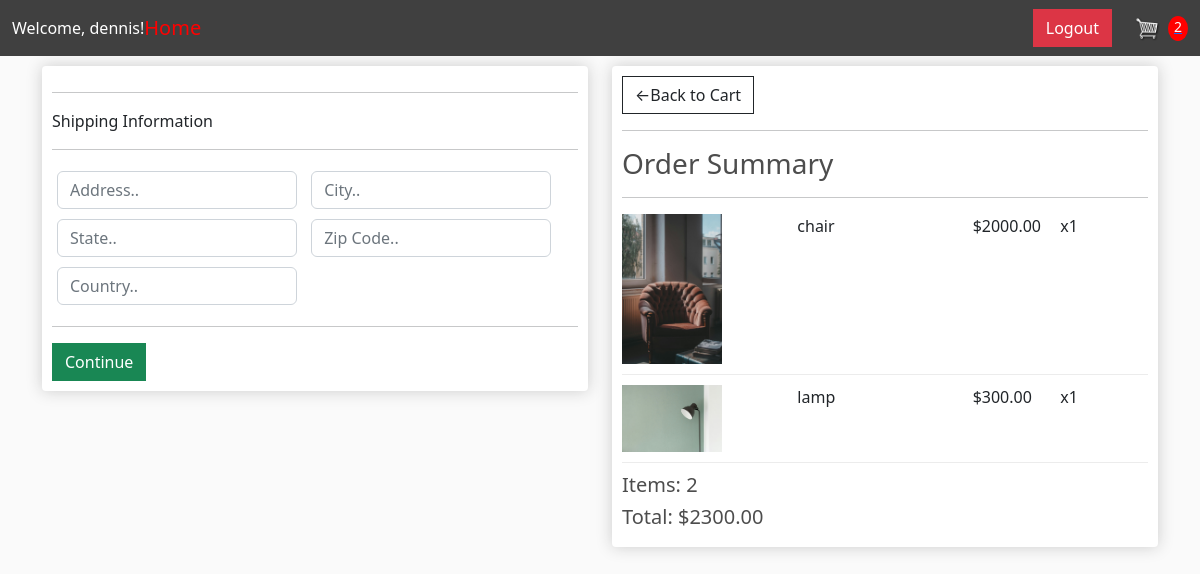
Before: /checkout/ (signed in) with the older database file.
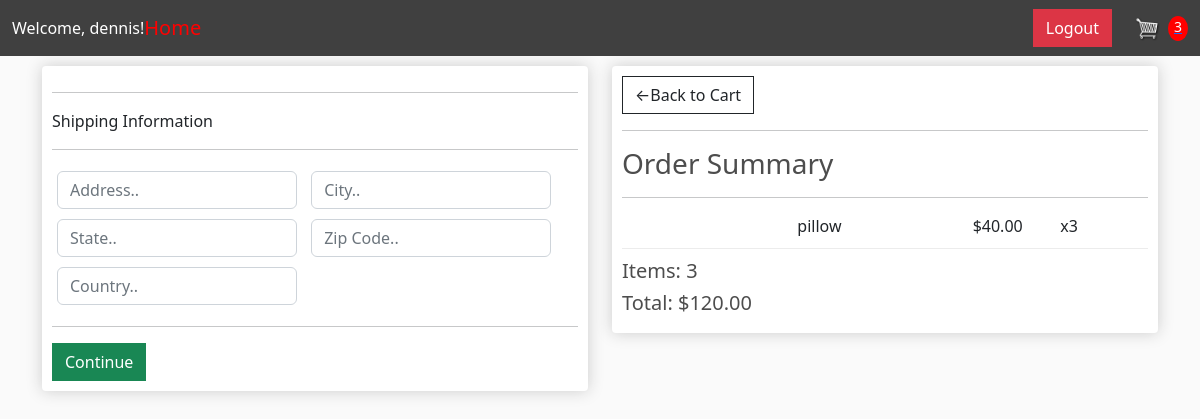
After: the same page with the newer database file.
### store/models.py (models this page shows, shortened)
class OrderItem(models.Model):
    product = models.ForeignKey(Product, on_delete=models.SET_NULL, null=True, blank=True)
    order = models.ForeignKey(Order,on_delete=models.SET_NULL,null=True,blank=True)
    quantity = models.IntegerField(default=0, null=True, blank=True)
    date_added = models.DateTimeField(auto_now_add=True)
    @property
    def get_total(self):
        total = self.product.price * self.quantity
        return total

class Product(models.Model):
    name = models.CharField(max_length=200, null= True)
    price = models.FloatField()
    digital = models.BooleanField(default= False, null=True, blank= True)
    image = models.ImageField(null=True, blank=True)
    @property
    def imageURL(self):
        try:
            url = self.image.url
        except:
            url = ''
        return url

class Order(models.Model):
    customer = models.ForeignKey(Customer, on_delete=models.SET_NULL, null=True, blank=True)
    date_ordered = models.DateTimeField(auto_now_add= True)
    complete = models.BooleanField(default= False,null= True, blank= False)
    transaction_id = models.CharField(max_length=100, null= True)
    @property
    def shipping(self):
        shipping = False
        orderitems = self.orderitem_set.all()
        for i in orderitems:
            if i.product.digital == False:
                shipping = True
            return shipping
    @property
    def get_cart_total(self):
        orderitems = self.orderitem_set.all()
        total = sum([item.get_total for item in orderitems])
        return total
    @property
    def get_cart_items(self):
        orderitems = self.orderitem_set.all()
        total = sum([item.quantity for item in orderitems])
        return total

### store/views.py (the view)
# urls.py: path('checkout/', views.checkout, name="checkout"),
@login_required
def checkout(request):
    user = request.user
    if not hasattr(user, 'customer'):
        Customer.objects.create(user=user, name=user.username, email=user.email)
    if request.user.is_authenticated:
        customer = request.user.customer
        order, created = Order.objects.get_or_create(customer=customer, complete=False)
        items = order.orderitem_set.all()
        cartItems = order.get_cart_items
    else:
        items = []
        order = {'get_cart_total':0, 'get_cart_items':0, 'shipping': False}
        cartItems = order['get_cart_items']
    context = {'items':items, 'order':order, 'cartItems':cartItems, 'user_name': user.username}
    return render(request, 'checkout.html', context)

### templates/checkout.html (shortened to what this page needs)
{% extends 'main.html'%}
{% load static %}
{% block content%}
    <div class="row">
        <div class="col-lg-6">
            <div class="box-element" id="form-wrapper">
                <form action="" id="form">
                    <div id="shipping-info">
                        <hr>
                        <p>Shipping Information</p>
                        <hr>
                        <div class="form-field">
                            <input type="text" class="form-control" name="address" placeholder="Address.." required>
                        </div>
                        <div class="form-field">
                            <input type="text" class="form-control" name="city" placeholder="City.." required>
                        </div>
                        <div class="form-field">
                            <input type="text" class="form-control" name="state" placeholder="State.." required>
                        </div>
                        <div class="form-field">
                            <input type="text" class="form-control" name="zipcode" placeholder="Zip Code.." required>
                        </div>
                        <div class="form-field">
                            <input type="text" class="form-control" name="country" placeholder="Country.." required>
                        </div>
                    </div>
                    <hr>
                    <input type="submit" id="form-button" class="btn btn-success btn-block" value="Continue">
                </form>
            </div>
            <br>
        </div>
        <div class="col-lg-6">
            <div class="box-element">
                <a href="{% url 'cart'%}" class="btn btn-outline-dark">&#x2190;Back to Cart</a>
                <hr>
                <h3>Order Summary</h3>
                <hr>
                {% for item in items %}
                <div class="cart-row">
                    <div style="flex:2"><img class="row-image" src="{{item.product.imageURL}}" alt=""></div>
                    <div style="flex:2">{{item.product.name}}</div>
                    <div style="flex:1">${{item.product.price|floatformat:2}}</div>
                    <div style="flex:1">x{{item.quantity}}</div>
                </div>
                {% endfor %}
                <h5>Items: {{order.get_cart_items}}</h5>
                <h5>Total: ${{order.get_cart_total|floatformat:2}}<h5>
            </div>
        </div>
    </div>
{% endblock content %}

### templates/main.html (shortened to what this page needs)
<!DOCTYPE html>
{% load static %}
<head>
    <link href="https://cdn.jsdelivr.net/npm/bootstrap@5.2.0/dist/css/bootstrap.min.css" rel="stylesheet">
    <link rel="stylesheet" type=" text/css" href="{% static 'css/main.css'%}">
</head>
<body>
    <nav class="navbar navbar-expand-lg" style="background-color: #404040; color: white;">
        <div class="container-fluid">
            {% if request.user.is_authenticated %}
                      <div>
                          <h8 style="color: white;">Welcome, {{ request.user.username }}!</h8>
                      </div>
            {% endif %}
            <div class="collapse navbar-collapse" id="navbarSupportedContent">
                <ul class="navbar-nav me-auto mb-2 mb-lg-0">
                    <a class="navbar-brand" href="{% url 'store' %}" style="color: red;">Home</a>
                </ul>
                <div class="d-flex align-items-center">
                    {% if request.user.is_authenticated %}
                    <a href="{% url 'user_logout' %}" class="btn btn-danger me-2">Logout</a>
                    {% else %}
                    <a href="{% url 'login' %}" class="btn btn-warning me-2">Login</a>
                    {% endif %}
                    <a href="{% url 'cart' %}" class="d-flex align-items-center">
                        <img id="cart-icon" src="{% static 'images/cart.png' %}" alt="">
                        <p id="cart-total" class="mb-0 ms-2" style="color: white;">{{cartItems}}</p>
                    </a>
                </div>
            </div>
        </div>
    </nav>
    <div class="container">
        {% block content %}
        {% endblock content%}
    </div>
</body>
</html>

Changed rows visible on the page:
no longer on this page (row edited): OrderItem: product.imageURL (picture), product.name "chair", product.price "2000.00", quantity "1"
no longer on this page (row edited): OrderItem: product.imageURL (picture), product.name "lamp", product.price "300.00", quantity "1"
no longer on this page (row edited): Order: get_cart_items "2", get_cart_total "2300.00"
added OrderItem: product.name "pillow", product.price "40.00", quantity "3"
added Order: get_cart_items "3", get_cart_total "120.00"
Other visible differences:
{{ cartItems }}: "2" → "3"
